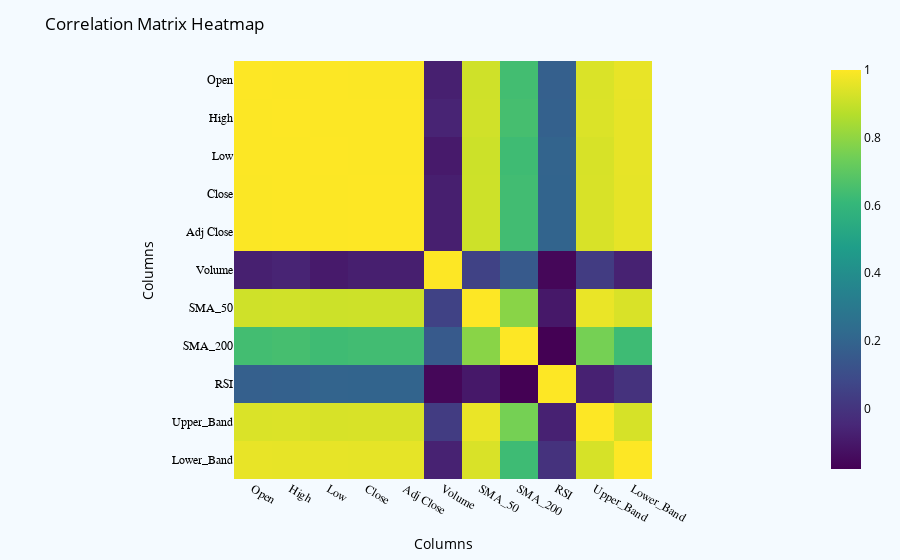

Notebook cell for this chart:
### Markdown cell above
<style>
    @keyframes glowing {
        0% {
            border-color: purple;
            box-shadow: 0 0 10px purple;
        }
        50% {
            border-color: #a55edf;
            box-shadow: 0 0 20px #a55edf;
        }
        100% {
            border-color: purple;
            box-shadow: 0 0 10px purple;
        }
    }

    @keyframes sparkling {
        0% {
            color: white;
            text-shadow: 0 0 5px rgba(255, 255, 255, 0.5);
        }
        50% {
            color: purple;
            text-shadow: 0 0 15px rgba(255, 204, 0, 0.8);
        }
        100% {
            color: white;
            text-shadow: 0 0 5px rgba(255, 255, 255, 0.5);
        }
    }
</style>

<h2 style="font-family:cursive; font-size:24px; padding:8px 16px; border-radius:98px 40px 160px 8px; border-left:8px solid purple ; font-weight:bold; text-shadow: 2px 2px 5px rgba(0, 0, 0, 0.5); color:purple; animation: glowing 3s infinite;"> 3.2 ➤  Correlation Heat Map <span style="color:purple ; font-style: italic; animation: sparkling;"> </span></h2>

### Code cell
# Exclude non-numeric columns ('Date') from correlation matrix computation
numeric_data =df.drop(columns=['Date'])

# Compute correlation matrix
correlation_matrix = numeric_data.corr()

# Plot correlation matrix heatmap
fig = px.imshow(correlation_matrix, color_continuous_scale='Viridis')
fig.update_layout(
    title='Correlation Matrix Heatmap',
    xaxis_title='Columns',
    yaxis_title='Columns',
    plot_bgcolor='rgba(240, 240, 240, 0.7)',
    paper_bgcolor='rgba(240, 248, 255, 0.7)',
    font=dict(color='black'),
    xaxis_showgrid=True,
    yaxis_showgrid=True,
    xaxis_tickfont=dict(family='Arial', size=12, color='black'),
    yaxis_tickfont=dict(family='Arial', size=12, color='black')
)
fig.show()

### Figure 1 — Plotly figure (JSON) as saved in the notebook; plotly's stock layout.template omitted (floating-point values rounded to 4 significant figures)
{"data": [{"coloraxis": "coloraxis", "hovertemplate": "x: %{x}<br>y: %{y}<br>color: %{z}<extra></extra>", "name": "0", "type": "heatmap", "x": ["Open", "High", "Low", "Close", "Adj Close", "Volume", "SMA_50", "SMA_200", "RSI", "Upper_Band", "Lower_Band"], "xaxis": "x", "y": ["Open", "High", "Low", "Close", "Adj Close", "Volume", "SMA_50", "SMA_200", "RSI", "Upper_Band", "Lower_Band"], "yaxis": "y", "z": [[1, 0.9986, 0.9983, 0.9961, 0.9961, -0.07479, 0.9155, 0.6392, 0.1794, 0.9368, 0.9609], [0.9986, 1, 0.9983, 0.9983, 0.9983, -0.06015, 0.9174, 0.6458, 0.1852, 0.9381, 0.9596], [0.9983, 0.9983, 1, 0.9984, 0.9984, -0.09444, 0.9103, 0.6304, 0.1961, 0.9307, 0.9598], [0.9961, 0.9983, 0.9984, 1, 1, -0.07864, 0.9121, 0.6363, 0.1995, 0.9323, 0.9582], [0.9961, 0.9983, 0.9984, 1, 1, -0.07864, 0.9121, 0.6363, 0.1995, 0.9323, 0.9582], [-0.07479, -0.06015, -0.09444, -0.07864, -0.07864, 1, 0.05576, 0.1567, -0.1582, 0.03213, -0.06842], [0.9155, 0.9174, 0.9103, 0.9121, 0.9121, 0.05576, 1, 0.7878, -0.1025, 0.9652, 0.9342], [0.6392, 0.6458, 0.6304, 0.6363, 0.6363, 0.1567, 0.7878, 1, -0.1781, 0.7508, 0.6287], [0.1794, 0.1852, 0.1961, 0.1995, 0.1995, -0.1582, -0.1025, -0.1781, 1, -0.07053, -0.006427], [0.9368, 0.9381, 0.9307, 0.9323, 0.9323, 0.03213, 0.9652, 0.7508, -0.07053, 1, 0.9284], [0.9609, 0.9596, 0.9598, 0.9582, 0.9582, -0.06842, 0.9342, 0.6287, -0.006427, 0.9284, 1]]}], "layout": {"coloraxis": {"colorscale": [[0, "#440154"], [0.1111, "#482878"], [0.2222, "#3e4989"], [0.3333, "#31688e"], [0.4444, "#26828e"], [0.5556, "#1f9e89"], [0.6667, "#35b779"], [0.7778, "#6ece58"], [0.8889, "#b5de2b"], [1, "#fde725"]]}, "font": {"color": "black"}, "margin": {"t": 60}, "paper_bgcolor": "rgba(240, 248, 255, 0.7)", "plot_bgcolor": "rgba(240, 240, 240, 0.7)", "title": {"text": "Correlation Matrix Heatmap"}, "xaxis": {"anchor": "y", "constrain": "domain", "domain": [0, 1], "scaleanchor": "y", "showgrid": true, "tickfont": {"color": "black", "family": "Arial", "size": 12}, "title": {"text": "Columns"}}, "yaxis": {"anchor": "x", "autorange": "reversed", "constrain": "domain", "domain": [0, 1], "showgrid": true, "tickfont": {"color": "black", "family": "Arial", "size": 12}, "title": {"text": "Columns"}}}}
